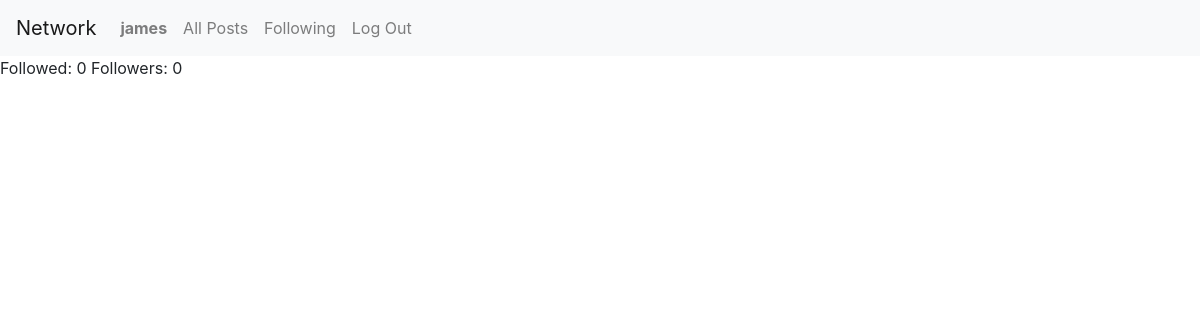
The page /profile/3/ (signed in) on the database as committed earlier.
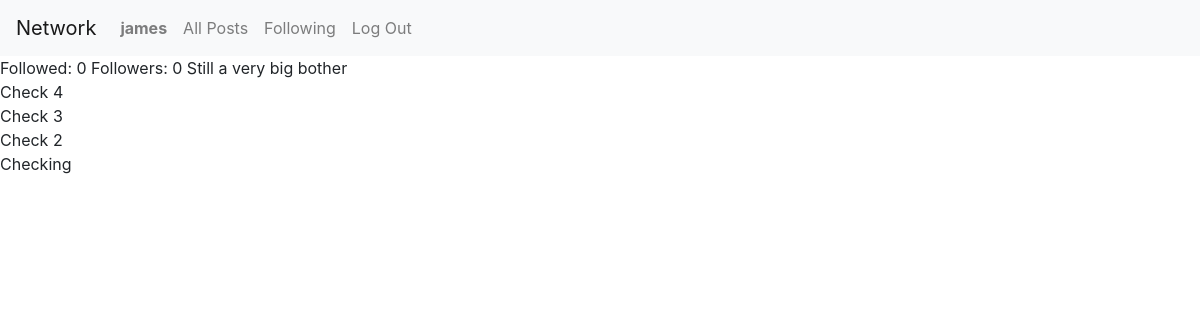
The same page on the database as committed later.
### network/models.py (models this page shows, shortened)
class User(AbstractUser):
    pass

class Post(models.Model):
    poster = models.ForeignKey(User, on_delete=models.CASCADE, related_name='poster')
    post = models.TextField()
    likes = models.IntegerField(default=0)
    posting_date = models.DateTimeField(auto_now_add=True)

### network/views.py (the view, shortened to what this page needs)
# urls.py: path('profile/<int:poster_id>/', views.profile, name= 'profile'),
def profile(request, poster_id):
    poster_instance = User.objects.get(id=poster_id)
    requestor_instance = User.objects.get(id=request.user.id)
    followed = Follow.objects.filter(followed = poster_instance, follower = requestor_instance).exists()
    no_followers = Follow.objects.filter(followed = requestor_instance).count()
    no_followed  = Follow.objects.filter(follower = requestor_instance).count()
    posts  = Post.objects.filter(poster = requestor_instance).order_by('-posting_date')
    return render(request, 'network/profile.html', {
        "poster_id" : poster_id,
        "followed": followed,
        'no_followers': no_followers,
        'no_followed': no_followed,
        'posts': posts
    })

### network/templates/network/profile.html (shortened to what this page needs)
{% extends "network/layout.html" %}
{% load static %}
{% block body %}
    Followed: {{ no_followed}} Followers: {{ no_followers}}
    {% if user.is_authenticated %}
        {% for post in posts %}
            {{ post.post }} <br>
        {% endfor %}
    {% endif %}
{% endblock %}

### network/templates/network/layout.html (shortened to what this page needs)
{% load static %}
<!DOCTYPE html>
<html lang="en">
    <head>
        <link rel="stylesheet" href="https://stackpath.bootstrapcdn.com/bootstrap/4.4.1/css/bootstrap.min.css">
        <link href="{% static 'network/styles.css' %}" rel="stylesheet">
    </head>
    <body>
        <nav class="navbar navbar-expand-lg navbar-light bg-light">
            <a class="navbar-brand" href="#">Network</a>
            <div>
              <ul class="navbar-nav mr-auto">
                {% if user.is_authenticated %}
                    <li class="nav-item">
                        <a class="nav-link" href="{% url 'profile' user.id %}"><strong>{{ user.username }}</strong></a>
                    </li>
                {% endif %}
                <li class="nav-item">
                  <a class="nav-link" href="{% url 'index' %}">All Posts</a>
                </li>
                {% if user.is_authenticated %}
                    <li class="nav-item">
                        <a class="nav-link" href="{% url 'following' %}">Following</a>
                    </li>
                    <li class="nav-item">
                        <a class="nav-link" href="{% url 'logout' %}">Log Out</a>
                    </li>
                {% endif %}
              </ul>
            </div>
          </nav>
        <div class="body">
            {% block body %}
            {% endblock %}
        </div>
    </body>
</html>

Rows that differ between the two databases and show on the page:
added Post: post "Still a very big bother"
added Post: post "Check 4"
added Post: post "Check 3"
added Post: post "Check 2"
added Post: post "Checking"
